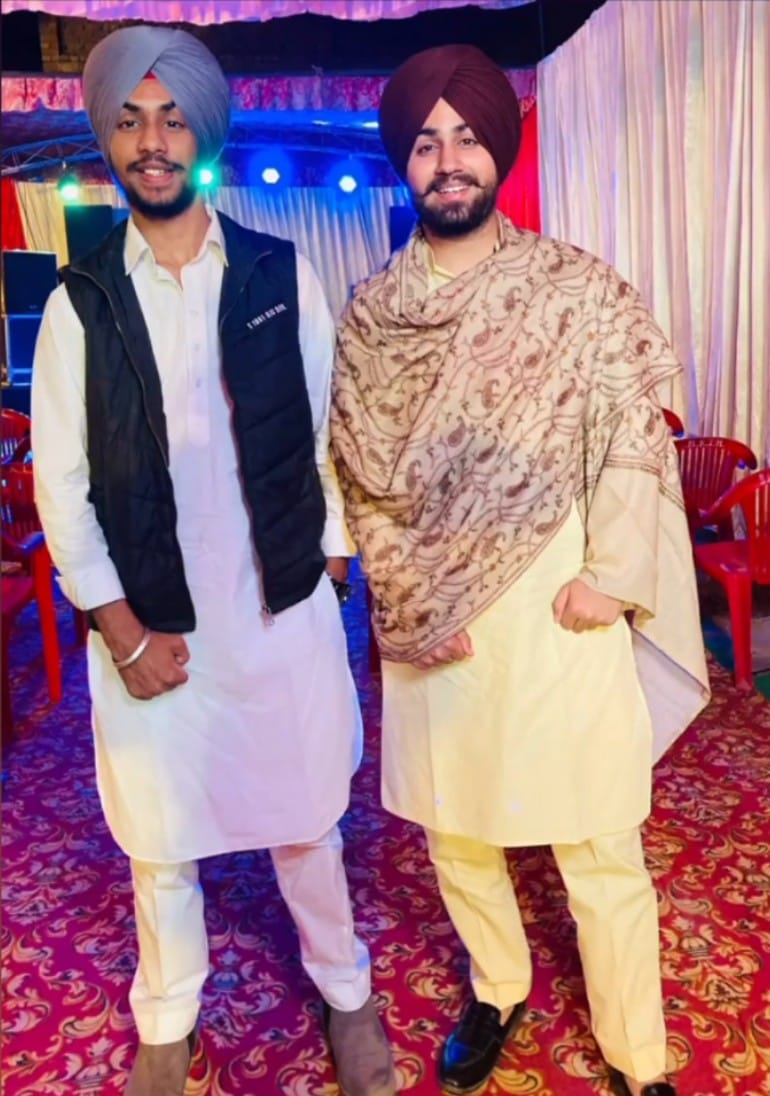
#> input picture abc.jpg, 770 x 1096 px
$ python thresh.py
#> lines starting #> are read from the running program, lines starting #| are printed output that depends on the picture; after the words box and inside, x2 and y2 are one past the last pixel; in counts of white or black regions, pixels touching at a corner belong together
import cv2 as cv

img = cv.imread('abc.jpg')
#> img is the input picture: shape (1096, 770, 3); mean B, G, R 131.5, 116.4, 157.1
cv.imshow('Image', img)

gray = cv.cvtColor(img, cv.COLOR_BGR2GRAY)
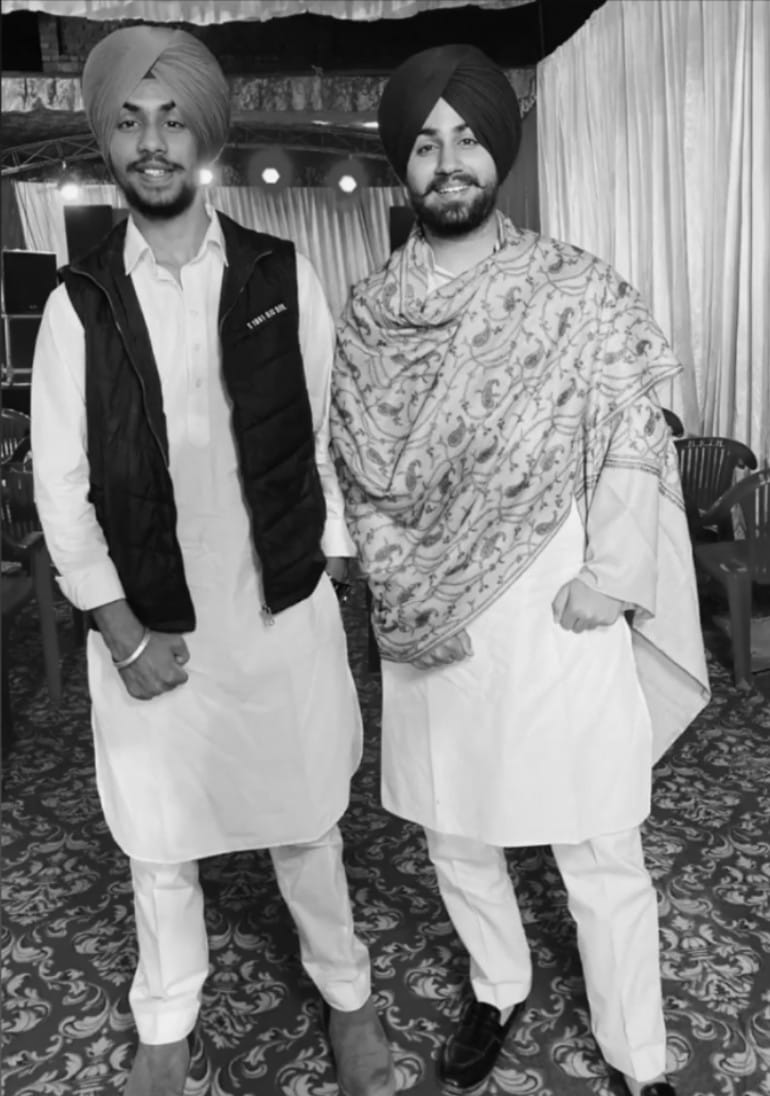
#> gray: shape (1096, 770); min 2, max 250, mean 130.3
cv.imshow('Gray', gray)

#  Simple Thresholding
#  The method returns two outputs. The first is the threshold that was used and the second output is the thresholded image.
threshold, thresh = cv.threshold(gray, 150, 255, cv.THRESH_BINARY)
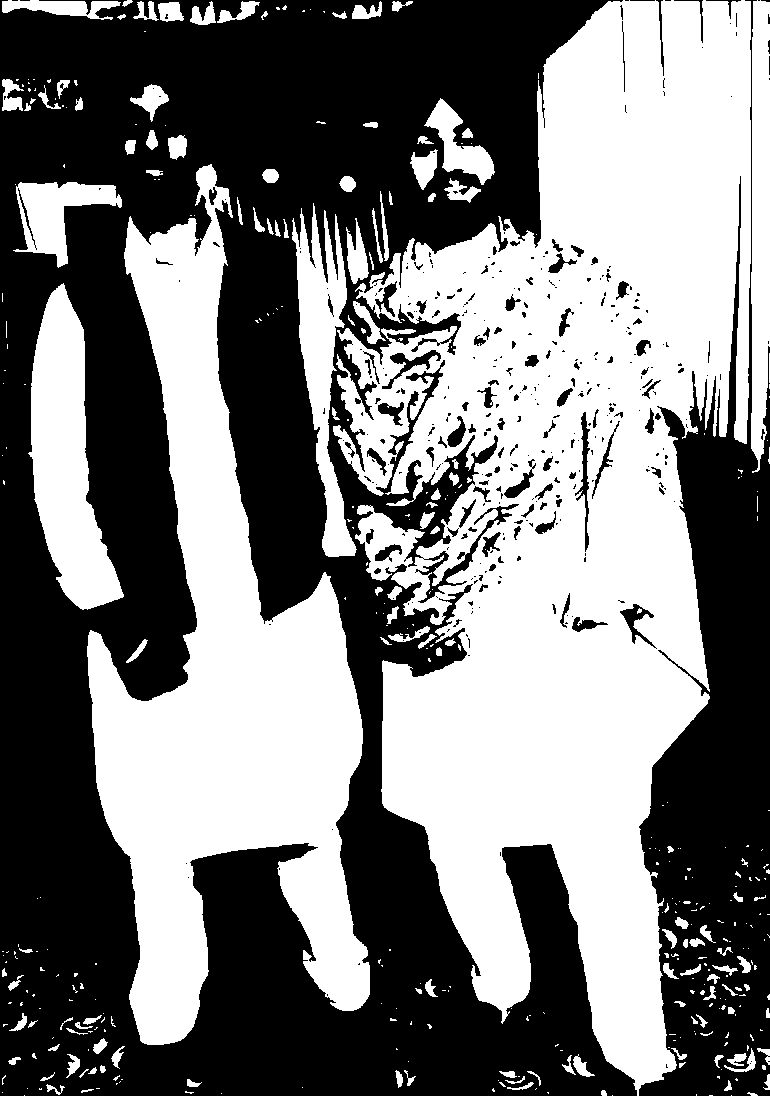
#> thresh: shape (1096, 770); 48.6% white; 386 white regions (252 under 20 px), largest, box (x1, y1, x2, y2) and area: (333, 0, 751, 1096) 250380, (87, 164, 370, 1045) 104492, (28, 283, 124, 610) 16154
cv.imshow('Simple Thresholded', thresh)

threshold, thresh_inv = cv.threshold(gray, 150, 255, cv.THRESH_BINARY_INV)
cv.imshow('Simple Thresholded Inverse', thresh_inv)

# Adaptive Thresholding
# Here, the algorithm determines the threshold for a pixel based on a small region around it. So we get different thresholds for different regions of the same image which gives better results for images with varying illumination.
adaptive_thresh = cv.adaptiveThreshold(gray, 255, cv.ADAPTIVE_THRESH_MEAN_C, cv.THRESH_BINARY, 11, 3)
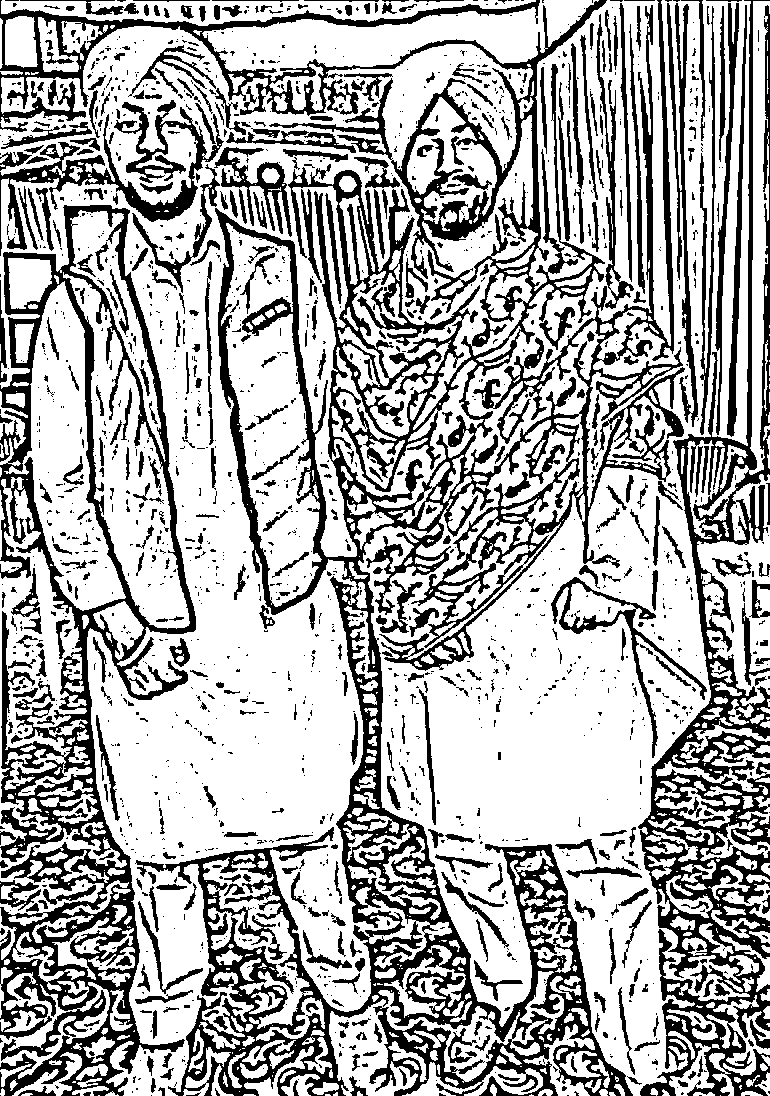
#> adaptive_thresh: shape (1096, 770); 68.1% white; 1849 black regions (1361 under 20 px), largest, box (x1, y1, x2, y2) and area: (0, 0, 685, 1096) 116770, (0, 205, 196, 1096) 40796, (638, 0, 770, 1096) 32916
cv.imshow('Adaptive Thresholding', adaptive_thresh)

cv.waitKey(0)

$ run again, with cat.jpg copied over abc.jpg
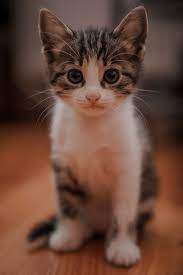
#> input picture cat.jpg, 183 x 275 px
#> img is the input picture: shape (275, 183, 3); mean B, G, R 57.3, 70.6, 104.7
#> `threshold, thresh = cv.threshold(gray, 150, 255, cv.THRESH_BINARY)`:
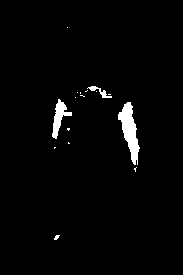
#> thresh: shape (275, 183); 2.2% white; 16 white regions (13 under 20 px), largest, box (x1, y1, x2, y2) and area: (118, 102, 140, 165) 662, (52, 99, 72, 139) 316, (87, 86, 112, 98) 91
#> `adaptive_thresh = cv.adaptiveThreshold(gray, 255, cv.ADAPTIVE_THRESH_M..`:
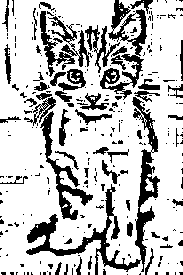
#> adaptive_thresh: shape (275, 183); 75.9% white; 291 black regions (232 under 20 px), largest, box (x1, y1, x2, y2) and area: (26, 97, 160, 275) 3242, (100, 0, 147, 100) 1440, (40, 111, 93, 220) 1117

$ run again, with dubai.jpg copied over abc.jpg
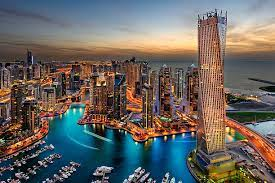
#> input picture dubai.jpg, 275 x 183 px
#> img is the input picture: shape (183, 275, 3); mean B, G, R 97.2, 100.6, 104.2
#> `threshold, thresh = cv.threshold(gray, 150, 255, cv.THRESH_BINARY)`:
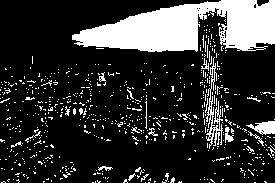
#> thresh: shape (183, 275); 19.8% white; 668 white regions (645 under 20 px), largest, box (x1, y1, x2, y2) and area: (72, 0, 275, 52) 6715, (206, 57, 223, 149) 462, (246, 121, 275, 135) 242
#> `adaptive_thresh = cv.adaptiveThreshold(gray, 255, cv.ADAPTIVE_THRESH_M..`:
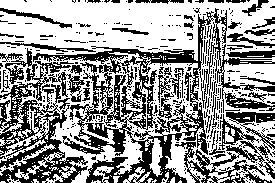
#> adaptive_thresh: shape (183, 275); 59.1% white; 416 black regions (368 under 20 px), largest, box (x1, y1, x2, y2) and area: (33, 8, 275, 183) 8824, (0, 48, 88, 183) 4791, (175, 112, 275, 183) 2069
